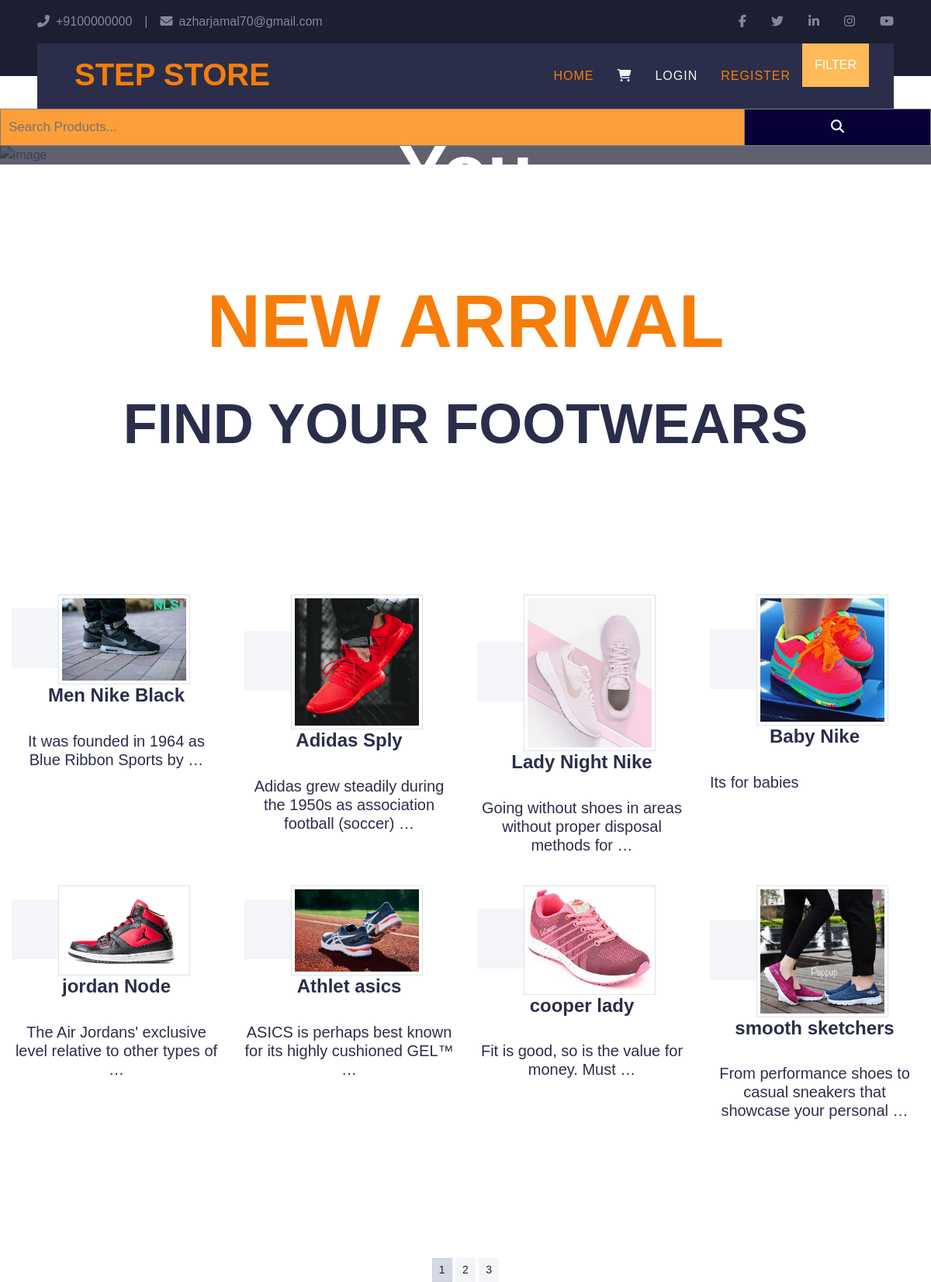
The page / on the database its author committed.
### shop/models.py (models this page shows, shortened)
class products(models.Model):
    name=models.CharField(max_length=100,unique=True)
    slug = models.SlugField(max_length=100, unique=True)
    img=models.ImageField(upload_to='product')
    desc=models.TextField()
    stock=models.IntegerField()
    available=models.BooleanField()
    price=models.IntegerField()
    category=models.ForeignKey(categ,on_delete=models.CASCADE)
    def get_url(self):
        return reverse('Details',args=[self.category.slug,self.slug])

### shop/views.py (the view)
# urls.py: path('',views.home,name='hm'),
def home(request,c_slug=None):
    c_page=None
    prodt=None
    if c_slug!=None:
        c_page=get_object_or_404(categ,slug=c_slug)
        prodt=products.objects.filter(category=c_page,available=True)
    else:
        prodt=products.objects.all().filter(available=True)
    cat=categ.objects.all()
    paginator=Paginator(prodt,8)
    try:
        page=int(request.GET.get('page',1))
    except:
        page=1
    try:
        pro=paginator.page(page)
    except:
        pro=paginator.page(paginator.num_pages)
    return render(request,'index.html',{'pr':prodt,'ct':cat,'pg':pro})

### shop/models.py (called while the page is built)
    def get_url(self):
        return reverse('prod_cat',args=[self.slug])

### templates/index.html (shortened to what this page needs)
{% extends 'base.html' %}
{% load static %}
{% block content %}
<!DOCTYPE html>
<html lang="en">
<head>
    <link href="{% static 'hm/https://cdnjs.cloudflare.com/ajax/libs/font-awesome/5.15.0/css/all.min.css' %}" rel="stylesheet">
    <link href="{% static 'hm/lib/owlcarousel/assets/owl.carousel.min.css' %}" rel="stylesheet">
    <link href="{% static 'hm/lib/tempusdominus/css/tempusdominus-bootstrap-4.min.css' %}" rel="stylesheet" />
    <link href="{% static 'hm/css/bootstrap.min.css' %}" rel="stylesheet">
    <link href="{% static 'hm/css/style.css' %}" rel="stylesheet">
</head>
        <div class="container-fluid p-0" style="margin-bottom: 90px;">
        <div id="header-carousel" class="carousel slide" data-ride="carousel">
            <div class="carousel-inner">
                <div class="carousel-item active">
                    <img class="w-100" src="{% static 'hm/img/nike.jpg' %}" alt="Image" style="height:600px;">
                    <div class="carousel-caption d-flex flex-column align-items-center justify-content-center">
                        <div class="p-3" style="max-width: 900px;">
                            <h1 class="display-1 text-white mb-md-4">Best Steps For You</h1>
                        </div>
                    </div>
            </div>
            </div>
            <a class="carousel-control-prev" href="#header-carousel" data-slide="prev">
            </a>
            <a class="carousel-control-next" href="#header-carousel" data-slide="next">
            </a>
                            <div class="container-fluid py-5">
                                <div class="container pt-5 pb-3">
        <div class="container pt-5 pb-3">
            <h1 class="display-1 text-primary text-center">NEW ARRIVAL</h1><br>
            <h1 class="display-3 text-uppercase text-center mb-5">FIND YOUR FOOTWEARS</h1>
        </div>
        </div>
                            </div>
    <div class="container-fluid py-5">
            <div class="row">
{% for i in pg.object_list %}
                <div class="col-lg-3 col-md-4 mb-2">
                    <a class="rent-item mb-4">
                        <a  href="{{i.get_url}}"> <img class="img-thumbnail"   src="{{i.img.url}}" width="170" height="100"   alt=""></a><br>
                        <h4 class="text-center" class="text-uppercase mb-4" >{{i.name}}</h4><br>
                        <div class="d-flex justify-content-center mb-4">
                            <h5 class="text-center" class="img-fluid mb-4">{{i.desc|truncatewords:10}}</h5><br>
                        </div>
                   </div>
{% endfor %}
            </div>
        </div>
        </div>
        </div>
<center>
    {% for p in pg.paginator.page_range %}
    <a href="?page={{p}}" class="btn btn-light btn-sm  {% if pg.number == p %} active {% endif %}">{{p}}</a>
    {% endfor %}
</center>
</body>
</html>
{% endblock %}

### templates/base.html (shortened to what this page needs)
{% load static %}
<!DOCTYPE html>
<html lang="en">
    <link href="{% static 'hm/https://cdnjs.cloudflare.com/ajax/libs/font-awesome/5.15.0/css/all.min.css' %}" rel="stylesheet">
    <link href="{% static 'hm/lib/owlcarousel/assets/owl.carousel.min.css' %}" rel="stylesheet">
    <link href="{% static 'hm/lib/tempusdominus/css/tempusdominus-bootstrap-4.min.css' %}" rel="stylesheet" />
    <link href="{% static 'hm/css/bootstrap.min.css' %}" rel="stylesheet">
    <link href="{% static 'hm/css/style.css' %}" rel="stylesheet">
</head>
<body>
    <div class="container-fluid bg-dark py-3 px-lg-5 d-none d-lg-block">
        <div class="row">
            <div class="col-md-6 text-center text-lg-left mb-2 mb-lg-0">
                <div class="d-inline-flex align-items-center">
                    <a class="text-body pr-3" href=""><i class="fa fa-phone-alt mr-2"></i>+9100000000</a>
                    <span class="text-body">|</span>
                    <a class="text-body px-3" href=""><i class="fa fa-envelope mr-2"></i>azharjamal70@gmail.com</a>
                </div>
            </div>
            <div class="col-md-6 text-center text-lg-right">
                <div class="d-inline-flex align-items-center">
                    <a class="text-body px-3" href="">
                        <i class="fab fa-facebook-f"></i>
                    </a>
                    <a class="text-body px-3" href="">
                        <i class="fab fa-twitter"></i>
                    </a>
                    <a class="text-body px-3" href="">
                        <i class="fab fa-linkedin-in"></i>
                    </a>
                    <a class="text-body px-3" href="">
                        <i class="fab fa-instagram"></i>
                    </a>
                    <a class="text-body pl-3" href="">
                        <i class="fab fa-youtube"></i>
                    </a>
                </div>
            </div>
        </div>
    </div>
    <div class="container-fluid position-relative nav-bar p-0">
        <div class="position-relative px-lg-5" style="z-index: 9;">
            <nav class="navbar navbar-expand-lg bg-secondary navbar-dark py-3 py-lg-0 pl-3 pl-lg-5">
                <a href="/" class="navbar-brand">
                    <h1 class="text-uppercase text-primary mb-1">STEP STORE</h1>
                </a>
                <div class="collapse navbar-collapse justify-content-between px-3" id="navbarCollapse">
                    <div class="navbar-nav ml-auto py-0">
                        <a href="/" class="nav-item nav-link active">Home</a>
                        <a href="{% url 'cartDetails' %}" class="nav-item nav-link"><i class="fa fa-shopping-cart"></i></a>
                        {% if user.is_authenticated %}
                        <li>HELLO {{user.username}}</li>
                        <a href="accounts/logout" class="nav-item nav-link active">Logout</a>
                        {% else %}
                        <a href="accounts/login" class="nav-item nav-link">Login</a>
                        <a href="accounts/registration" class="nav-item nav-link active">Register</a>
                        {% endif %}
                                <div class="dropdown">
                                  <button class="dropbtn">FILTER</button>
                                </div>
                    </div>
                </div>
            </nav>
        </div>
    </div>
<link rel="stylesheet" href="https://cdnjs.cloudflare.com/ajax/libs/font-awesome/4.7.0/css/font-awesome.min.css">
<form class="example" action="{% url 'search' %}" method="get">
  <input type="text" placeholder="Search Products..." name="q">
  <button type="submit"><i class="fa fa-search"></i></button>
</form>
{% block content %}
{% endblock %}
</body>
</html>

### static/hm/css/style.css (style rules this page uses)
:root { --primary: #F77D0A; --secondary: #2B2E4A; --light: #F4F5F8; --dark: #1C1E32; }
h1, h2, .font-weight-bold { font-weight: 700 !important; }
h3, h4, .font-weight-semi-bold { font-weight: 600 !important; }
h5, h6, .font-weight-medium { font-weight: 500 !important; }
.nav-bar::before { position: absolute; content: ""; width: 100%; height: 50%; top: 0; left: 0; background: var(--dark); }
.nav-bar::after { position: absolute; content: ""; width: 100%; height: 50%; bottom: 0; left: 0; background: #ffffff; }
.navbar-dark .navbar-nav .nav-link { padding: 30px 15px; font-size: 16px; font-weight: 500; letter-spacing: 1px; text-transform: uppercase; color: var(--light); outline: none; }
.navbar-dark .navbar-nav .nav-link:hover, .navbar-dark .navbar-nav .nav-link.active { color: var(--primary); }
.carousel-caption { top: 0; left: 0; right: 0; bottom: 0; background: rgba(28, 30, 50, .7); z-index: 1; }
.rent-item { padding: 30px; text-align: center; background: var(--light); transition: .5s; }

### templates/base.html (style rules this page uses)
* { box-sizing: border-box; }
form.example input[type=text] { padding: 10px; font-size: 17px; border: 1px solid grey; float: left; width: 80%; background:#fc9e3a; }
form.example button { float: left; width: 20%; padding: 10px; background:#070136 ; color: white; font-size: 17px; border: 1px solid grey; border-left: none; cursor: pointer; }
form.example::after { content: ""; clear: both; display: table; }
.dropbtn { background-color:#ffba59; color: white; padding: 16px; font-size: 16px; border: none; cursor: pointer; }
.dropdown { position: relative; display: inline-block; }

### rows shown on the page
products: img (picture), name "Men Nike Black", desc "It was founded in 1964 as Blue Ribbon Sports by …"
products: img (picture), name "Adidas Sply", desc "Adidas grew steadily during the 1950s as association football (soccer) …"
products: img (picture), name "Lady Night Nike", desc "Going without shoes in areas without proper disposal methods for …"
products: img (picture), name "Baby Nike", desc "Its for babies"
products: img (picture), name "jordan Node", desc "The Air Jordans' exclusive level relative to other types of …"
products: img (picture), name "Athlet asics", desc "ASICS is perhaps best known for its highly cushioned GEL™ …"
products: img (picture), name "cooper lady", desc "Fit is good, so is the value for money. Must …"
products: img (picture), name "smooth sketchers", desc "From performance shoes to casual sneakers that showcase your personal …"

### other values the page prints
{{ p }} "1" "2" "3"
